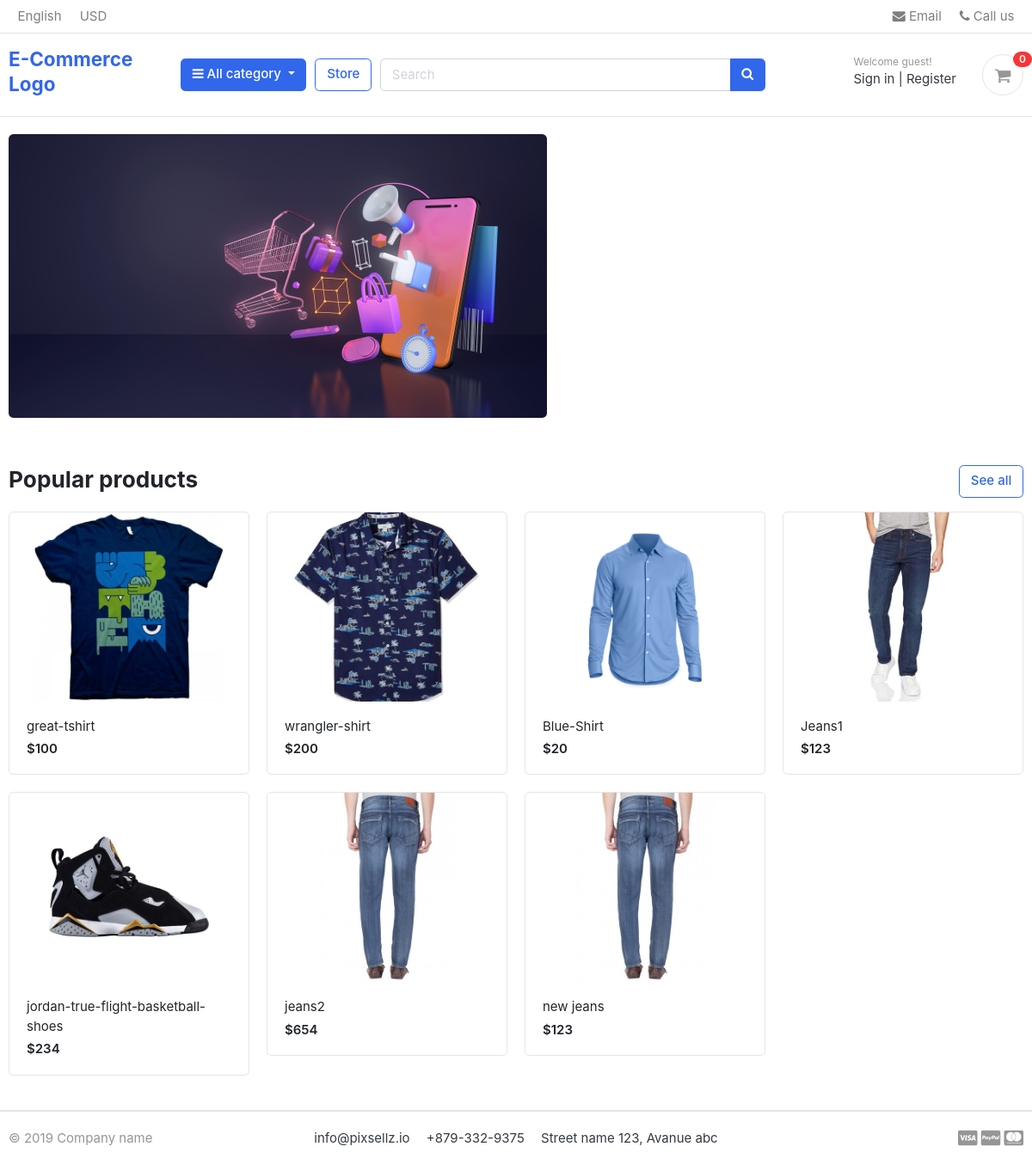
The page / on the database its author committed.
### store/models.py (models this page shows, shortened)
class Product(models.Model):
    product_name = models.CharField(max_length=200, unique=True)
    slug = models.SlugField(max_length=255, unique=True)
    description = models.TextField(max_length=500, blank=True)
    price = models.IntegerField()
    images = models.ImageField(upload_to='photos/products')
    stock = models.IntegerField()
    is_available = models.BooleanField(default=True)
    category = models.ForeignKey(Category, on_delete=models.CASCADE)
    created_date = models.DateTimeField(auto_now_add=True)
    modified_date = models.DateTimeField(auto_now=True)
    def get_url(self):
        return reverse('product_detail', args = [self.category.slug, self.slug])

### greatkart/views.py (the view)
# urls.py: 2. Add a URL to urlpatterns:  path('', views.home, name='home')
def home(request):
    products = Product.objects.all().filter(is_available=True)
    context = {
        'products':products,
    }
    return render(request,'home.html', context)

### cart/context_processors.py (called while the page is built)
def counter(request):
    cart_count = 0
    if not 'admin' in request.path:
        try:
            cart = Cart.objects.filter(cart_id = _cart_id(request))
            if request.user.is_authenticated:
                cart_items = CartItem.objects.all().filter(user=request.user)
            else:
                cart_items = CartItem.objects.all().filter(cart = cart[:1])
            for cart_item in cart_items:
                cart_count = cart_count + cart_item.quantity
        except Cart.DoesNotExist:
            cart_count = 0
    return dict(cart_count=cart_count)

### cart/views.py (called while the page is built)
def _cart_id(request):
    cart = request.session.session_key
    if not cart:
        cart = request.session.create()
    return cart

### category/context_processors.py (called while the page is built)
def menu_links(request):
    links = Category.objects.all()
    return dict(links = links)

### category/models.py (called while the page is built)
    def get_url(self):
        return reverse('products_by_category', args = [self.slug])

### templates/home.html
{% extends 'base.html'%}
{% load static %}
{% block content%}
<section class="section-intro padding-y-sm">
<div class="container">
<div class="intro-banner-wrap">
	<img src="{% static 'images/banners/1.jpg' %}" class="img-fluid rounded">
</div>
</div>
</section>
<section class="section-name padding-y-sm">
<div class="container">
<header class="section-heading">
	<a href="{% url 'store' %}" class="btn btn-outline-primary float-right">See all</a>
	<h3 class="section-title">Popular products</h3>
</header>
<div class="row">
	{% for product in products %}
	<div class="col-md-3">
		<div class="card card-product-grid">
			<a href="{{ product.get_url }}" class="img-wrap"> <img src="{{product.images.url}}"> </a>
			<figcaption class="info-wrap">
				<a href="{{ product.get_url }}" class="title">{{product.product_name}}</a>
				<div class="price mt-1">${{product.price}}</div>
			</figcaption>
		</div>
	</div>
	{% endfor %}
</div>
</div>
</section>
</body>
</html>
{% endblock %}

### templates/base.html (shortened to what this page needs)
{% load static %}
<!DOCTYPE HTML>
<html lang="en">
<head>
<link href="{% static 'css/bootstrap.css' %}" rel="stylesheet" type="text/css"/>
<link href="{% static 'fonts/fontawesome/css/all.min.css' %}" type="text/css" rel="stylesheet">
<link href="{% static 'css/ui.css' %}" rel="stylesheet" type="text/css"/>
<link href="{% static 'css/responsive.css' %}" rel="stylesheet" media="only screen and (max-width: 1200px)" />
<link rel="stylesheet" href="https://cdnjs.cloudflare.com/ajax/libs/font-awesome/4.7.0/css/font-awesome.min.css">
<link href="{% static 'css/custom.css' %}" rel="stylesheet" type="text/css"/>
</head>
<body>
{% include 'includes/navbar.html'%}
{% block content %}{% endblock%}
{% include 'includes/footer.html'%}

### templates/includes/navbar.html (shortened to what this page needs)
{% load static %}
<header class="section-header">
    <nav class="navbar p-md-0 navbar-expand-sm navbar-light border-bottom">
    <div class="container">
      <div class="collapse navbar-collapse" id="navbarTop4">
        <ul class="navbar-nav mr-auto">
            <li class="nav-item dropdown">
                 <a href="#" class="nav-link">   English </a>
            </li>
            <li class="nav-item dropdown">
                <a href="#" class="nav-link"> USD </a>
            </li>
        </ul>
        <ul class="navbar-nav">
            <li><a href="#" class="nav-link"> <i class="fa fa-envelope"></i> Email </a></li>
            <li><a href="#" class="nav-link"> <i class="fa fa-phone"></i> Call us </a></li>
        </ul>
      </div>
    </div>
    </nav>
    <section class="header-main border-bottom">
        <div class="container">
    <div class="row align-items-center">
        <div class="col-lg-2 col-md-3 col-6">
            <a href="{% url 'home' %}" class="brand-wrap">
                <h4>E-Commerce Logo</h4>
            </a>
        </div>
        <div class="col-lg col-sm col-md col-6 flex-grow-0">
            <div class="category-wrap dropdown d-inline-block float-right">
                <button type="button" class="btn btn-primary dropdown-toggle" data-toggle="dropdown">
                    <i class="fa fa-bars"></i> All category
                </button>
            </div>
        </div>
        <a href="{% url 'store' %}" class="btn btn-outline-primary">Store</a>
        <div class="col-lg  col-md-6 col-sm-12 col">
            <form action="{% url 'search' %}" class="search" method = "GET">
                <div class="input-group w-100">
                    <input type="text" class="form-control" style="width:60%;" placeholder="Search" name="keyword">
                    <div class="input-group-append">
                      <button class="btn btn-primary" type="submit">
                        <i class="fa fa-search"></i>
                      </button>
                    </div>
                </div>
            </form>
        </div>
        <div class="col-lg-3 col-sm-6 col-8 order-2 order-lg-3">
                    <div class="d-flex justify-content-end mb-3 mb-lg-0">
                        <div class="widget-header">
                            {% if user.id is None %}
                            <small class="title text-muted">Welcome guest!</small>
                            <div>
                                <a href="{% url 'login' %}">Sign in</a> <span class="dark-transp"> | </span>
                                <a href="{% url 'register' %}"> Register</a>
                            </div>
                            {% else %}
                            <small class="title text-muted">Welcome {{ user.first_name }}!</small>
                            <div>
                                <a href="{% url 'dashboard' %}">Deshboard</a> <span class="dark-transp"> | </span>
                                <a href="{% url 'logout' %}"> Logout</a>
                            </div>
                            {% endif %}
                        </div>
                        <a href="{% url 'cart' %}" class="widget-header pl-3 ml-3">
                            <div class="icon icon-sm rounded-circle border"><i class="fa fa-shopping-cart"></i></div>
                            <span class="badge badge-pill badge-danger notify">{{ cart_count }}</span>
                        </a>
                    </div>
                </div>
    </div>
        </div>
    </section>
    </header>

### templates/includes/footer.html
{% load static %}
<footer class="section-footer border-top">
	<div class="container">
		<section class="footer-bottom border-top row">
			<div class="col-md-2">
				<p class="text-muted"> &copy 2019 Company name </p>
			</div>
			<div class="col-md-8 text-md-center">
				<span  class="px-2">info@pixsellz.io</span>
				<span  class="px-2">+879-332-9375</span>
				<span  class="px-2">Street name 123, Avanue abc</span>
			</div>
			<div class="col-md-2 text-md-right text-muted">
				<i class="fab fa-lg fa-cc-visa"></i>
				<i class="fab fa-lg fa-cc-paypal"></i>
				<i class="fab fa-lg fa-cc-mastercard"></i>
			</div>
		</section>
	</div>
</footer>

### static/css/ui.css (style rules this page uses)
html { font-family: "Inter", sans-serif; font-size: 15px; }
.img-wrap { text-align: center; display: block; }
.img-wrap img { max-width: 100%; }
.icon-xs, .icon-sm, .icon-md, .icon-lg { display: inline-block; text-align: center; flex-shrink: 0; flex-grow: 0; }
.icon-sm { width: 48px; height: 48px; line-height: 48px !important; font-size: 20px; }
.padding-y-sm { padding-top: 20px; padding-bottom: 20px; }
.section-heading { margin-bottom: 20px; margin-top: 15px; }
.section-title { color: #212529; }
p:last-child { margin-bottom: 0; }
.header-main { position: relative; padding-top: 1rem; padding-bottom: 1rem; }
.widget-header { display: inline-block; vertical-align: middle; position: relative; }
.widget-header a { color: #343a40; }
.widget-header i { color: #969696; }
.widget-header .title { display: block; }
.widget-header .notify { position: absolute; top: -3px; right: -10px; }
.footer-bottom { padding-top: 20px; padding-bottom: 20px; }
[class*=card-product] a.title { color: #212529; display: block; }
[class*=card-product] .img-wrap { overflow: hidden; position: relative; }
[class*=card-product] .img-wrap img { height: 100%; max-width: 100%; width: auto; display: inline-block; -o-object-fit: cover; object-fit: cover; }
.card-product-grid { margin-bottom: 20px; }
.card-product-grid .img-wrap { border-radius: 0.2rem 0.2rem 0 0; height: 220px; }
.card-product-grid .info-wrap { overflow: hidden; padding: 18px 20px; }
.card .img-wrap { overflow: hidden; }
.notify { position: absolute; top: -4px; right: -10px; display: inline-block; padding: 0.25em 0.6em; font-size: 12px; line-height: 1; text-align: center; border-radius: 3rem; color: #fff; background-color: #fa3434; }
.price { font-weight: 600; color: #212529; }

### rows shown on the page
Product: images (picture), product_name "great-tshirt", price "100"
Product: images (picture), product_name "wrangler-shirt", price "200"
Product: images (picture), product_name "Blue-Shirt", price "20"
Product: images (picture), product_name "Jeans1", price "123"
Product: images (picture), product_name "jordan-true-flight-basketball-shoes", price "234"
Product: images (picture), product_name "jeans2", price "654"
Product: images (picture), product_name "new jeans", price "123"

### other values the page prints
{{ cart_count }} "0"
